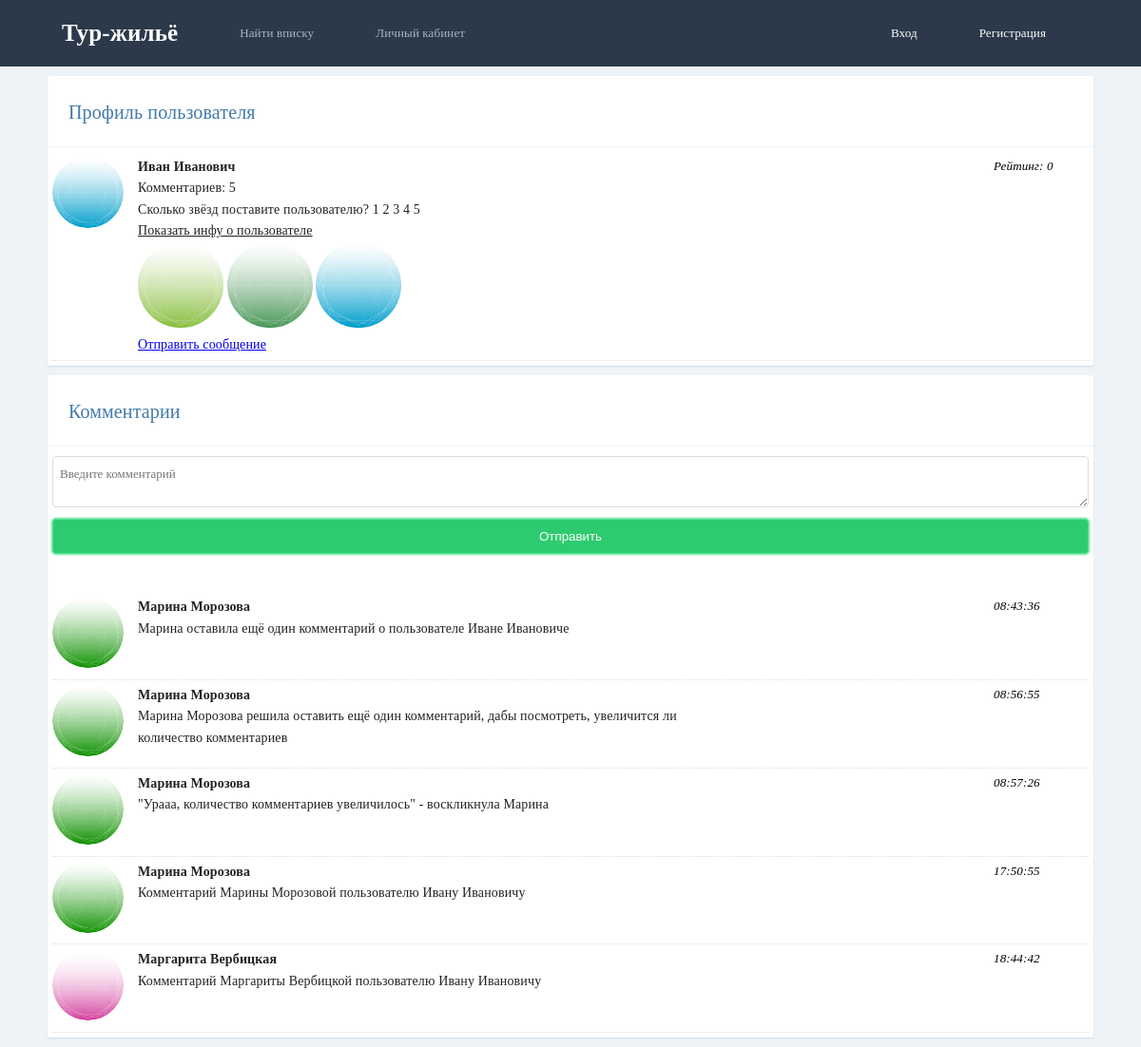
The page /comments.php on the database its author committed.
### tables this page shows
CREATE TABLE `users` (
  `id` int(11) NOT NULL,
  `login` varchar(120) NOT NULL,
  `first_name` varchar(100) NOT NULL,
  `last_name` varchar(100) NOT NULL,
  `email` varchar(100) NOT NULL,
  `phone` varchar(100) NOT NULL,
  `pass` varchar(100) NOT NULL,
  `avatar` varchar(1000) NOT NULL,
  `address` varchar(100) NOT NULL,
  `img_room` varchar(1000) NOT NULL,
  `info` varchar(500) NOT NULL,
  `rating` int(20) NOT NULL,
  `comments_sum` int(100) NOT NULL
);

CREATE TABLE `comments` (
  `id` int(100) NOT NULL,
  `id_author` int(100) NOT NULL,
  `id_user` int(100) NOT NULL,
  `text_comment` varchar(500) NOT NULL,
  `time_comment` time NOT NULL
);

### comments.php (the view, shortened to what this page needs)
<?php
require_once "./php/db.php";
$idUser = 2;
$sql = $link->query("SELECT  first_name, last_name, email, phone, avatar, address, img_room, info, rating, comments_sum  FROM users WHERE id='{$idUser}'");
while ($row = $sql -> fetch_assoc()) {
	$dataUser = $row;
}
$dataUser['img_room'] = explode(',', $dataUser['img_room']);
$sql = $link->query("SELECT text_comment, time_comment, first_name, last_name, avatar FROM comments, users WHERE comments.id_author=users.id AND comments.id_user='{$idUser}' ORDER BY time_comment");
if ($link->affected_rows >= 1) {
	while ($row = $sql -> fetch_all(MYSQLI_ASSOC)) {
		$dataComments = $row;
	}
}
?>
<!DOCTYPE html>
<html>
	<head>
		<link rel="stylesheet" type="text/css" href="/module4/styles.css">
	</head>
	<body>
		<header>
			<div class="content">
				<div class="right">
					<div class="container">
						<a href="/module4/login.php"><span>Вход</span></a>
						<a href="/module4/signup.php"><span>Регистрация</span></a>
					</div>
				</div>
				<div class="left">
					<a href="/module4/index.php"><span class="logo">Тур-жильё</span></a>
					<a href="/module4/search.php"><span>Найти вписку</span></a>
					<a href="/module4/lk.php"><span>Личный кабинет</span></a>
				</div>
			</div>
		</header>
		<div id="content">
			<div class="listCard list-full">
				<div class="title">Профиль пользователя</div>
				<div class="item hr_bottom"></div>
				<div class="item left item-full">
						<div class="msg_item">
							<div class="msg_right">Рейтинг: <?=$dataUser['rating'];?></div>
							<div class="msg_left">
								<div class="msg_img">
									<img src="/module4/php/<?=$dataUser['avatar'];?>" alt="<?=$dataUser['login'];?>-avatar">
								</div>
							</div>
							<div class="msg_center">
								<div class="msg_from"><?=$dataUser['first_name'];?> <?=$dataUser['last_name'];?></div>
								<div class="msg_text">Комментариев: <?=$dataUser['comments_sum'];?></div>
								<div class="msg_rating">Сколько звёзд поставите пользователю? 1 2 3 4 5</div>
								<div class="showInfo">Показать инфу о пользователе</div>
								<div class="msg_attach">
									<?php foreach ($dataUser['img_room'] as $images => $image) :?>
										<?php if ($image != "") :?>
											<img src="/module4/php/<?=$image;?>" alt="Фото квартиры-<?=$image;?>" width="100">
										<?php endif;?>
									<?php endforeach;?>
								</div>
								<div class="msg_send"><a href="#">Отправить сообщение</a></div>
							</div>
						</div>
				</div>
			</div>
			<div class="listCard list-full">
				<div class="title">Комментарии</div>
				<div class="item hr_bottom"></div>
				<div class="item left item-full">
					<form class="send_comments" id="form-comment" method="POST" action="/module4/php/comments.php" >
						<textarea placeholder="Введите комментарий" name="text_comment" require></textarea>
						<input type="submit" value="Отправить" name="go-comment">
					</form>
					<?php if (isset($dataComments)) :?>
						<?php foreach ($dataComments as $comments => $comment) :?>
						<div class="msg_item">
							<div class="msg_right"><?=$comment['time_comment'];?></div>
							<div class="msg_left">
								<div class="msg_img">
									<img src="/module4/php/<?=$comment['avatar'];?>" alt="<?=$comment['first_name']."-".$$comment['last_name'];?>">
								</div>
							</div>
							<div class="msg_center">
								<div class="msg_from"><?=$comment['first_name']." ".$comment['last_name'];?></div>
								<div class="msg_text"><?=$comment['text_comment'];?></div>
							</div>
						</div>
					<?php endforeach;?>
				<?php else: ?>
					<p>У этого пользователя ещё нет коменнтариев. Оставьте первый комментарий.</p>
				<?php endif; ?>
				</div>
			</div>
		</div>
	</body>
</html>

### styles.css (style rules this page uses)
* { padding:0;margin:0;box-sizing: border-box; }
body { color:black; font-family:"Tahoma"; font-size:13px; background:#EEF3F8; letter-spacing: .01em; line-height: 1.6; }
#content { width:1100px; margin:10px auto; }
header { background:#2B394A; height:70px; min-width:1150px; }
header .content { width:1100px; margin:0 auto; line-height:70px; color:white; }
header .content .left a,header .content .left a:visited { color:#A4B6CB; text-decoration:underline; }
header .content .right { float:right; }
header .content .left { float:left; }
header .content .right a,header .content .right a:visited { color:white; text-decoration:none; }
header .content a .logo { color:white; text-decoration:none; }
header .content .logo { font-size:25px; font-weight:800; }
header .content span { padding:0 15px; float:left; margin-right:35px; }
.listCard { background:white; border-radius:2px; box-shadow:0px 1px 2px rgba(6, 33, 63, 0.13); }
.listCard .title { padding: 22px 0 10px 22px; text-align:center; color: #427AA9; font-size: 1.54em; }
.listCard.left, .item.left { float:left; }
.item.item-full,.listCard.list-full { width:100%; }
.listCard.list-800 .title, .listCard.list-full .title { text-align:left }
.listCard .item { padding:5px; }
.listCard .item.hr_bottom { border-bottom:1px solid #EEF3FA; }
#two-section,.listCard.list-full,.item.left.item-33 { margin-top:10px; overflow: hidden; }
#content form { text-align: center; width: 500px; margin:0 auto; }
#content form input, textarea { margin-top:5px; width: 100%; padding: 10px 7px; border-radius: 4px; box-shadow: inset 0 0 1px #dedede; border:1px solid #dedede; }
#content form input[type="submit"] { background: #2DCB70; color: #fff; border:1px solid #5BE394; box-shadow: 0 0 2px 1px #5BE394; }
textarea { font-family: Tahoma; min-height: 50px; max-height: 250px; resize: vertical; font-size: 13px; }
.msg_right { font-style: italic; float:right; width:100px; }
.msg_center { display: block; color: #222; margin-left:15px; width: 600px; font-size: 14px; text-align: left; float: left; }
.msg_from { font-weight: bold; }
.msg_left { float: left; }
.msg_left img { border-radius: 100%; max-width: 75px; }
.msg_text { font-weight: normal; }
.msg_item { overflow: hidden; padding: 5px 0 5px 0; border-bottom: 1px dotted #dedede; }
.msg_attach img { max-width: 90px; }
.showInfo { text-decoration: underline; cursor: pointer; }
#content form.send_comments { width:1090px; margin-bottom: 40px; }

### rows shown on the page
users: rating "0", avatar (picture), first_name "Иван", last_name "Иванович", comments_sum "5"
comments: time_comment "08:43:36", id_author.avatar (picture), id_author.first_name "Марина", id_author.last_name "Морозова", text_comment "Марина оставила ещё один комментарий о пользователе Иване Ивановиче"
comments: time_comment "08:56:55", id_author.avatar (picture), id_author.first_name "Марина", id_author.last_name "Морозова", text_comment "Марина Морозова решила оставить ещё один комментарий, дабы посмотреть, увеличится ли количество комментариев"
comments: time_comment "08:57:26", id_author.avatar (picture), id_author.first_name "Марина", id_author.last_name "Морозова", text_comment "\"Урааа, количество комментариев увеличилось\" - воскликнула Марина"
comments: time_comment "17:50:55", id_author.avatar (picture), id_author.first_name "Марина", id_author.last_name "Морозова", text_comment "Комментарий Марины Морозовой пользователю Ивану Ивановичу"
comments: time_comment "18:44:42", id_author.avatar (picture), id_author.first_name "Маргарита", id_author.last_name "Вербицкая", text_comment "Комментарий Маргариты Вербицкой пользователю Ивану Ивановичу"
